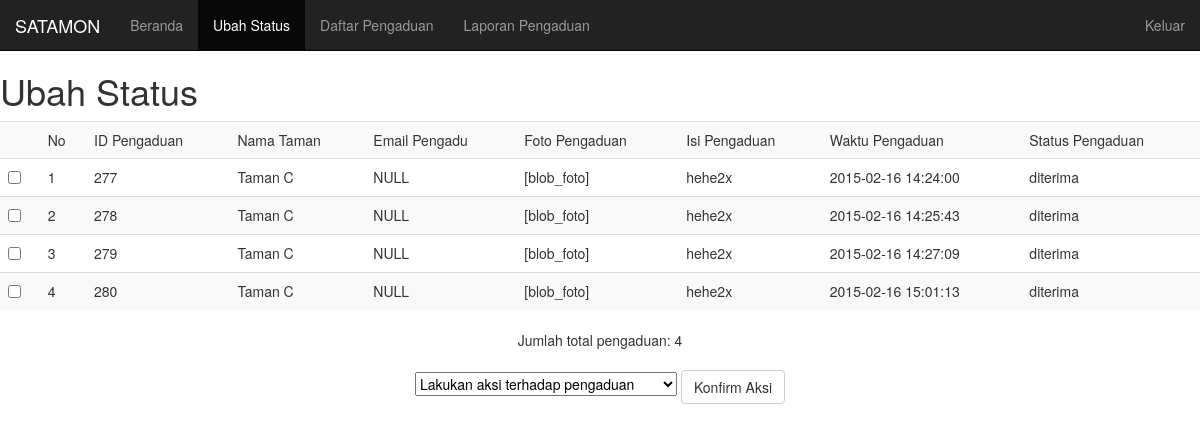
The app's page /frontend/admin_ubah_status.php (signed in), older data.
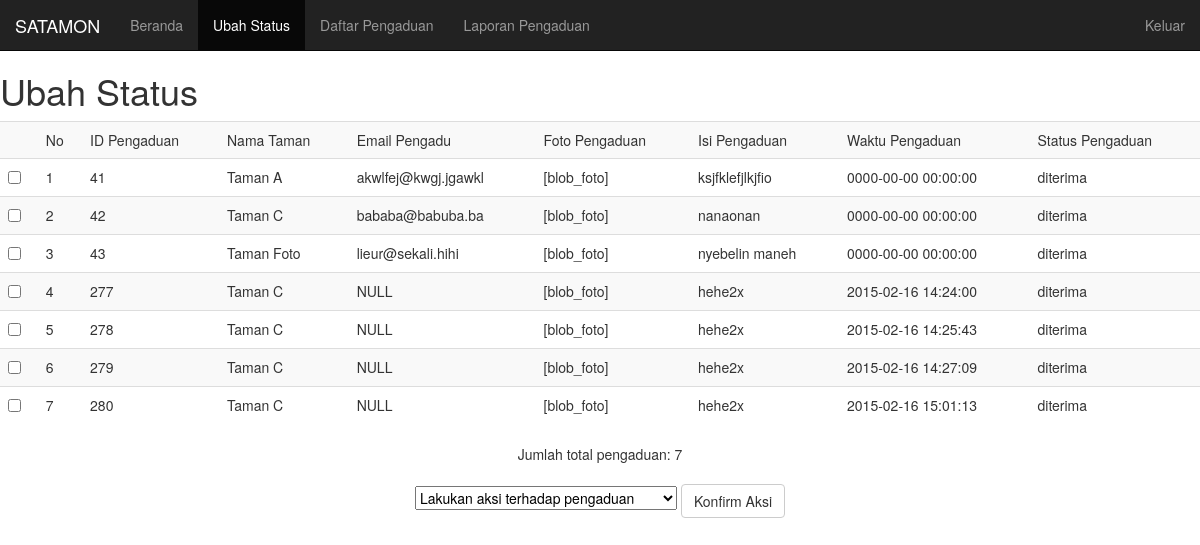
The same page, newer data.
### tables this page shows
CREATE TABLE IF NOT EXISTS `pengaduan` (
`id_pengaduan` int(11) NOT NULL COMMENT 'id dari pengaduan',
  `email_pengaduan` varchar(64) NOT NULL COMMENT 'Alamat e-mail dari pengadu',
  `isi_pengaduan` text NOT NULL COMMENT 'Teks berisi pengaduan yang diberikan',
  `jenis_pengaduan` enum('sampah','sarana','kriminal','misc') NOT NULL DEFAULT 'misc' COMMENT 'Jenis pengaduan yang diberikan',
  `status_pengaduan` enum('diterima','diproses','selesai','') NOT NULL DEFAULT 'diterima' COMMENT 'Status dari pengaduan',
  `waktu_pengaduan` datetime NOT NULL DEFAULT CURRENT_TIMESTAMP COMMENT 'Waktu ketika pengaduan masuk ke dalam sistem',
  `id_taman` int(11) NOT NULL COMMENT 'Key ke taman yang diadukan'
);

CREATE TABLE IF NOT EXISTS `taman` (
`id_taman` int(11) NOT NULL,
  `nama_taman` varchar(64) NOT NULL,
  `latitude_taman` float NOT NULL,
  `longitude_taman` float NOT NULL
);

### frontend/admin_ubah_status.php (the view, shortened to what this page needs)
<?php
	$id = 'ubah_status';
?>
<!DOCTYPE html>
<html lang="id">
	<head>
		<?php
			include 'templates/head.php';
		?>
	</head>
	<body>
		<?php
			$admin_navbar['navbar_active'] = $id;
			include 'templates/admin_navbar.php';
		?>
		<h1>Ubah Status</h1>
		<?php
			$query = mysql_query("SELECT * FROM pengaduan NATURAL JOIN taman") or die ("Query salah");
			$isIsi = intval(mysql_num_rows($query));
			if($isIsi == 0){
				echo "Tidak ada pengaduan!<br>";
			}
			else{
		?>
				<form ACTION="" METHOD="POST">
					<div class="table-responsive">
						<table class="table table-striped table-hover">
							<tr>
								<td> </td>
								<td>No</td>
								<td>ID Pengaduan</td>
								<td>Nama Taman</td>
								<td>Email Pengadu</td>
								<td>Foto Pengaduan</td>
								<td>Isi Pengaduan</td>
								<td>Waktu Pengaduan</td>
								<td>Status Pengaduan</td>
							</tr>
							<?php
								$no = 1;
								while($row = mysql_fetch_object($query)){
									$id_pengaduan = $row->id_pengaduan;
									$email_pengaduan = $row->email_pengaduan;
									$isi_pengaduan = $row->isi_pengaduan;
									$nama_taman = $row->nama_taman;
									$waktu_pengaduan = $row->waktu_pengaduan;
									if($row->status_pengaduan == "sedang_diproses"){
										$status_pengaduan = "Sedang diproses";
									}
									else if($row->status_pengaduan == "sudah_diproses"){
										$status_pengaduan = "Sudah diproses";
									}
									else if($row->status_pengaduan == "sudah_difollowup"){
										$status_pengaduan = "Sudah difollow up";
									}
									else{
										$status_pengaduan = $row->status_pengaduan;
									}
									echo("
										<tr>
											<td><input type=checkbox name=statusdiubah[] id=statusdiubah[] value=$row->id_pengaduan></td>
											<td>$no</td>
											<td>$id_pengaduan</td>
											<td>$nama_taman</td>
											<td>$email_pengaduan</td>
											<td>[blob_foto]</td>
											<td>$isi_pengaduan</td>
											<td>$waktu_pengaduan</td>
											<td>$status_pengaduan</td>
										</tr>
									");
									$no++;
								}
							?>
						</table>
					</div>
					<p class="text-center">
						Jumlah total pengaduan: <?php echo "$isIsi"; ?>
						<br><br>
						<select id="prosesubahstatus" name="prosesubahstatus">
							<option selected>Lakukan aksi terhadap pengaduan</option>
						</select>
						<button class="btn btn-default" type="submit" name="Kirim" value="Kirim">Konfirm Aksi</button>
					</p>
				</form>
			<?php
			}
		?>
	</body>
</html>

### frontend/templates/head.php (shortened to what this page needs)
<link rel="stylesheet" type="text/css" href="css/bootstrap.min.css">

### frontend/templates/admin_navbar.php (shortened to what this page needs)
<?php
	$admin_navbar['navbar'] = array(
		"home" => "Beranda",
		"ubah_status" => "Ubah Status",
		"daftar_pengaduan" => "Daftar Pengaduan",
		"laporan_pengaduan" => "Laporan Pengaduan"
	);
?>
<nav class="navbar navbar-static-top navbar-inverse">
	<div class="container-fluid">
		<div class="navbar-header">
			<a class="navbar-brand" href="admin_home.php">SATAMON</a>
		</div>
		<div class="collapse navbar-collapse" id="adminNavbar">
			<ul class="nav navbar-nav">
				<?php foreach ($admin_navbar['navbar'] as $key => $value) { ?>
					<li <?= $key == $admin_navbar['navbar_active'] ? 'class="active"' : '' ?>>
						<a href="admin_<?= $key ?>.php"><?= $value ?></a>
					</li>
				<?php } ?>
			</ul>
			<ul class="nav navbar-nav navbar-right">
				<li><a href="../backend/logout.php">Keluar</a></li>
			</ul>
		</div>
	</div>
</nav>

Row changes from the older to the newer data that the page shows:
added pengaduan: id_pengaduan "41", id_taman.nama_taman "Taman A", email_pengaduan "akwlfej@kwgj.jgawkl", isi_pengaduan "ksjfklefjlkjfio", waktu_pengaduan "0000-00-00 00:00:00", status_pengaduan "diterima"
added pengaduan: id_pengaduan "42", id_taman.nama_taman "Taman C", email_pengaduan "bababa@babuba.ba", isi_pengaduan "nanaonan", waktu_pengaduan "0000-00-00 00:00:00", status_pengaduan "diterima"
added pengaduan: id_pengaduan "43", id_taman.nama_taman "Taman Foto", email_pengaduan "lieur@sekali.hihi", isi_pengaduan "nyebelin maneh", waktu_pengaduan "0000-00-00 00:00:00", status_pengaduan "diterima"
Text that changed along with them:
$isIsi: "4" → "7"
